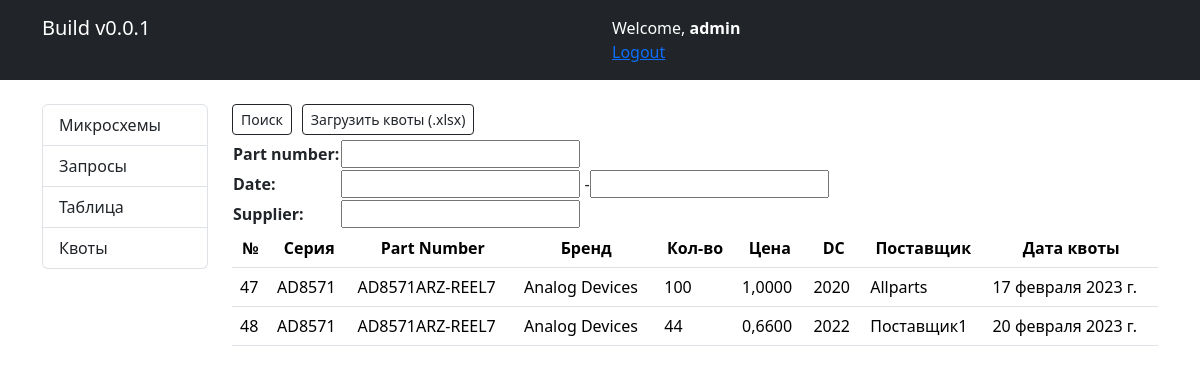
The app's page /quotas/ (signed in) with its own data.
### parts/models.py (models this page shows, shortened)
class Quota(models.Model):
    part = models.ForeignKey(Part, on_delete=models.CASCADE)
    quantity = models.PositiveIntegerField(verbose_name='Количество')
    price = models.DecimalField(max_digits=10, decimal_places=4, verbose_name='U/P USD')
    ruble_price = models.DecimalField(max_digits=10, decimal_places=4, verbose_name='U/P RUB', default=0)
    datecode = models.PositiveIntegerField()
    lead_time = models.CharField(max_length=100)
    supplier = models.CharField(max_length=100)
    date = models.DateField()
    class Meta:
        verbose_name = "Квота"
        verbose_name_plural = "Квоты"

class Part(models.Model):
    series = models.CharField(max_length=100, verbose_name='Серия')
    number = models.CharField(max_length=100, verbose_name='Номер')
    brand = models.CharField(max_length=100, verbose_name='Бренд')
    case_type = models.CharField(max_length=50, null=True, default='Корпус не указан!', verbose_name='Корпус')
    class Meta:
        verbose_name = "Микросхема"
        verbose_name_plural = "Микросхемы"

### parts/views.py (the view)
# urls.py: path('quotas/', views.quota_list, name='quota_list'),
@login_required()
def quota_list(request):
    current_user_groups = request.user.groups.values_list("name", flat=True)
    if "sale" in current_user_groups:
        return redirect('responses/')
    result_qs = Quota.objects.all().order_by('id')
    quotaFilter = QuotaFilter(request.GET, queryset=result_qs)
    result_qs = quotaFilter.qs
    return render(request, 'quotas_list.html', {'result': result_qs, 'filter': quotaFilter})

### parts/templates/quotas_list.html
{% extends 'base.html' %}
{% block content %}
<table>
  <div class="d-flex justify-content-between align-items-center mb-1">
    <div class="d-flex">
      <form method="get" class="form-inline search-form ml-auto">
        <button type="submit" class="btn btn-outline-dark btn-sm ml-">Поиск</button>
        <div class="button_padding"><a href="{% url 'parts:upload_quotas' %}" class="btn btn-outline-dark btn-sm">Загрузить квоты (.xlsx)</a></div>
        <div class="form-group">
          {{ filter.form }}
        </div>
      </form>
    </div>
  </div>
</table>
<table class="table table-hover">
  <tr>
    <th>№</th>
    <th>Серия</th>
    <th>Part Number</th>
    <th>Бренд</th>
    <th>Кол-во</th>
    <th>Цена</th>
    <th>DC</th>
    <th>Поставщик</th>
    <th>Дата квоты</th>
  </tr>
  {% for item in result %}
  <tr>
    <td>{{ item.id }}</td>
    <td>{{ item.part.series }}</td>
    <td>{{ item.part.number }}</td>
    <td>{{ item.part.brand }}</td>
    <td>{{ item.quantity }}</td>
    <td>{{ item.price }}</td>
    <td>{{ item.datecode }}</td>
    <td>{{ item.supplier }}</td>
    <td>{{ item.date }}</td>
  </tr>
  {% endfor %}
</table>
{% endblock %}

### parts/templates/base.html (shortened to what this page needs)
{% load static %}
{% load bootstrap5 %}
<html>
    <head>
{% bootstrap_css %}
        <link rel="stylesheet" href="{% static 'css/styles.css' %}">
    </head>
  <header class="bg-dark text-white py-3">
    <div class="container">
      <div class="row">
        <div class="col-md-6">
          <h5>Build v0.0.1</h5>
        </div>
        <div class="col-md-6 text-right">
           <p class="mb-0">Welcome, <b>{{ user }}</b></p>
            {% if user.is_authenticated %}
          <p class="mb-0"><a href="{% url 'parts:logout' %}">Logout</a></p>
            {% else %}
            <p class="mb-0"><a href="{% url 'parts:login' %}">Login</a></p>
            {% endif %}
        </div>
      </div>
    </div>
  </header>
    <div class="container mt-4">
    <div class="row">
      <div class="col-md-2">
        <div class="list-group">
          <a href="{% url 'parts:part_list' %}" class="list-group-item list-group-item-action">Микросхемы</a>
          <a href="{% url 'parts:request_list' %}" class="list-group-item list-group-item-action">Запросы</a>
          <a href="{% url 'parts:requests_and_quotas' %}" class="list-group-item list-group-item-action">Таблица</a>
            <a href="{% url 'parts:quota_list' %}" class="list-group-item list-group-item-action">Квоты</a>
        </div>
      </div>
    <body>
      <div class="col-md-10">
          {% block content %}
            {% endblock %}
      </div>
    </div>
  </div>
    </body>

### parts/static/css/styles.css (style rules this page uses)
.table th { text-align: center; }
.button_padding { padding-left: 10px; }

### records on screen
Quota: id "47", part.series "AD8571", part.number "AD8571ARZ-REEL7", part.brand "Analog Devices", quantity "100", price "1,0000", datecode "2020", supplier "Allparts", date "17 февраля 2023 г."
Quota: id "48", part.series "AD8571", part.number "AD8571ARZ-REEL7", part.brand "Analog Devices", quantity "44", price "0,6600", datecode "2022", supplier "Поставщик1", date "20 февраля 2023 г."

### other values on screen
{{ user }} "admin"
